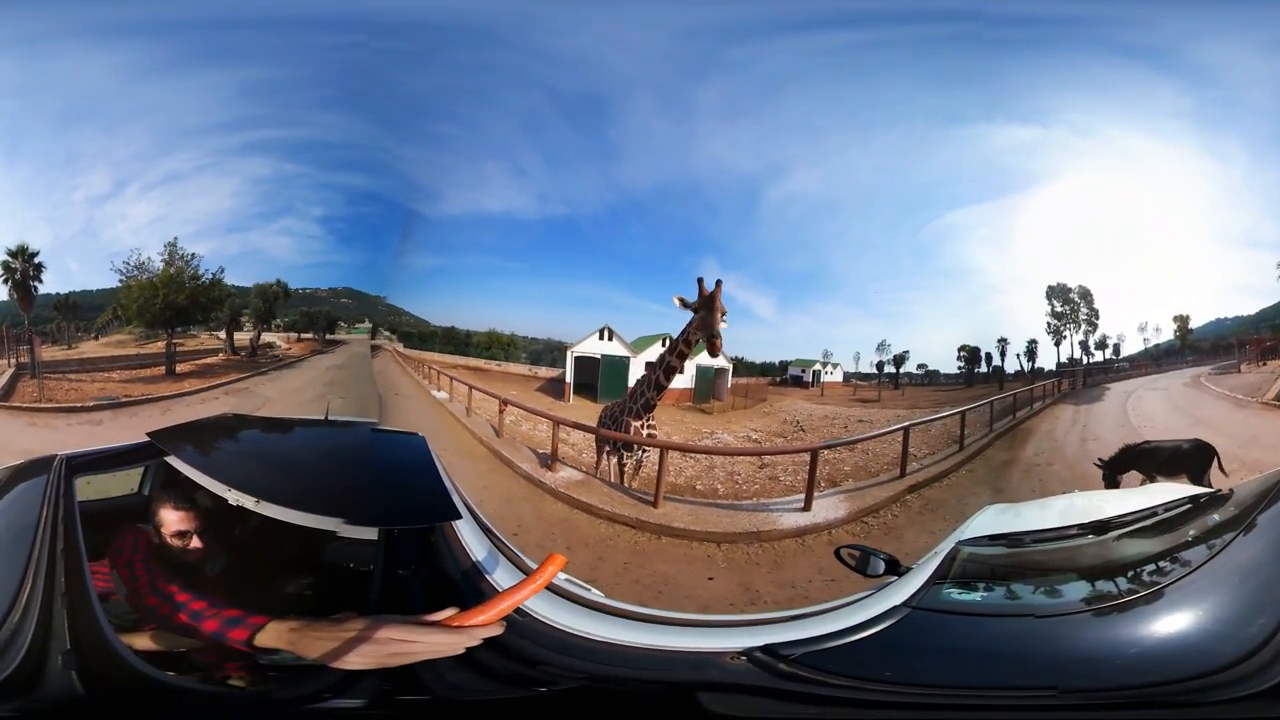
#> input picture frame 33 of WinDB Generation/Video/229.mp4, 1280 x 720 px, given in place of 209.mp4, which was not available
$ python ERP2WinDBLonLat.py   (older library calls are emulated)
#> lines starting #> are read from the running program, lines starting #| are printed output that depends on the picture; pictures that were not available may be replaced by others from this repository, and a replacement may not be noted
### WinDB Generation/Equirec2Perspec.py
import os
import sys
import cv2
import numpy as np

class Equirectangular:
    def __init__(self, img):
        self._img = img
        [self._height, self._width, _] = self._img.shape

    def GetPerspective(self, wFOV, hFOV, THETA, PHI, height, width, mydeg):

        equ_cx = (self._width - 1) / 2.0
        equ_cy = (self._height - 1) / 2.0

        w_len = np.tan(np.radians(wFOV / 2.0))
        h_len = np.tan(np.radians(hFOV / 2.0))

        x_map = np.ones([height, width], np.float32)
        y_map =  np.tile(np.linspace(-w_len, w_len, width),  [height, 1])
        z_map = -np.tile(np.linspace(-h_len, h_len, height), [width,  1]).T
        D = np.sqrt(x_map**2 + y_map**2 + z_map**2)
        xyz = np.stack((x_map, y_map, z_map), axis=2)/np.repeat(D[:, :, np.newaxis], 3, axis=2)

        y_axis = np.array([0.0, 1.0, 0.0], np.float32)
        z_axis = np.array([0.0, 0.0, 1.0], np.float32)
        [R1, _] = cv2.Rodrigues(z_axis * np.radians(THETA))
        [R2, _] = cv2.Rodrigues(np.dot(R1, y_axis) * np.radians(-PHI))
        xyz = xyz.reshape([height * width, 3]).T
        xyz = np.dot(R1, xyz)
        xyz = np.dot(R2, xyz).T

        lon = np.arctan2(xyz[:, 1], xyz[:, 0]).reshape([height, width])
        lat = np.arcsin(xyz[:, 2]).reshape([height, width])

        lonmy = (lon / np.pi)
        latmy = (-lat / np.pi) * 2
        lon = lonmy * equ_cx + equ_cx
        lat = latmy * equ_cy + equ_cy

        lonlatmy=np.stack((lonmy, latmy), axis=2)
        persp = cv2.remap(self._img, lon.astype(np.float32), lat.astype(np.float32), cv2.INTER_CUBIC, borderMode=cv2.BORDER_WRAP)

        return persp, lonlatmy

### WinDB Generation/ERP2WinDBLonLat.py

import os
import cv2
import Equirec2Perspec as E2P
import numpy as np
import copy
import datetime
from pandas import DataFrame

def equir2windblonlat():
    num = 0
    width = 160
    height = 160
    rows= 6
    columns = 12
    mydeg = 0
    ######################################################
    resultAImg = np.zeros((int(height*rows),int(width*columns), 3), dtype=np.float)
    resultAlonlat = np.zeros((int(height*rows),int(width*columns), 2), dtype=np.float)
    resultBImg = np.zeros((int(height*3/2),int(width*4)*3, 3), dtype=np.float)
    resultBlonlat = np.zeros((int(height*3/2),int(width*4)*3, 2), dtype=np.float)
    resultCImg = np.zeros((int(height*3/2),int(width*4)*3, 3), dtype=np.float)
    resultClonlat = np.zeros((int(height*3/2),int(width*4)*3, 2), dtype=np.float)
    ######################################################
    time_now = datetime.datetime.now().strftime('%H:%M:%S.%f')
    print(time_now)

    ficpath = './Video/209.mp4'
    num = 0

    cap =cv2.VideoCapture(ficpath)

    while(cap.isOpened()):
        ret, img = cap.read()
#> img is the input picture: shape (720, 1280, 3); mean B, G, R 133.1, 115.5, 107.2
        if ret==True:
            if len(img.shape) == 2:
                img = img[..., None]
            if num > 0:
                break
            num = num + 1
            for mydeg in range(0, 1):
                for nn in range(0, columns):
                    mu_deg = -165+nn*30
                    equ = E2P.Equirectangular(img)
                    Perimg, lonlat = equ.GetPerspective(30, 30, mu_deg, 75, height, width, mydeg)
                    resultAlonlat[height*0:height*1, width*nn:width*(nn+1), :] = lonlat
                    resultAImg[height*0:height*1, width*nn:width*(nn+1), :] = Perimg
                for nn in range(0, columns):
                    mu_deg = -165+nn*30
                    equ = E2P.Equirectangular(img)
                    Perimg, lonlat = equ.GetPerspective(30, 30, mu_deg, 45, height, width, mydeg)
                    resultAlonlat[height*1:height*2, width*nn:width*(nn+1), :] = lonlat
                    resultAImg[height*1:height*2, width*nn:width*(nn+1), :] = Perimg
                for nn in range(0, columns):
                    mu_deg = -165+nn*30
                    equ = E2P.Equirectangular(img)
                    Perimg, lonlat = equ.GetPerspective(30, 30, mu_deg, 15, height, width, mydeg)
                    resultAlonlat[height*2:height*3, width*nn:width*(nn+1), :] = lonlat
                    resultAImg[height*2:height*3, width*nn:width*(nn+1), :] = Perimg
                for nn in range(0, columns):
                    mu_deg = -165+nn*30
                    equ = E2P.Equirectangular(img)
                    Perimg, lonlat = equ.GetPerspective(30, 30, mu_deg, -15, height, width, mydeg)
                    resultAlonlat[height*3:height*4, width*nn:width*(nn+1), :] = lonlat
                    resultAImg[height*3:height*4, width*nn:width*(nn+1), :] = Perimg
                for nn in range(0, columns):
                    mu_deg = -165+nn*30
                    equ = E2P.Equirectangular(img)
                    Perimg, lonlat = equ.GetPerspective(30, 30, mu_deg, -45, height, width, mydeg)
                    resultAlonlat[height*4:height*5, width*nn:width*(nn+1), :] = lonlat
                    resultAImg[height*4:height*5, width*nn:width*(nn+1), :] = Perimg
                for nn in range(0, columns):
                    mu_deg = -165+nn*30
                    equ = E2P.Equirectangular(img)
                    Perimg, lonlat = equ.GetPerspective(30, 30, mu_deg, -75, height, width, mydeg)
                    resultAlonlat[height*5:height*6, width*nn:width*(nn+1), :] = lonlat
                    resultAImg[height*5:height*6, width*nn:width*(nn+1), :] = Perimg

                for nn in range(0, 3):
                    mu_deg = -120+nn*120
                    equ = E2P.Equirectangular(img)
                    Perimg, lonlat = equ.GetPerspective(80, 48, mu_deg, 68, int(height*3/2), width*4, mydeg)
                    resultBlonlat[0:int(height*3/2), width*4*nn:width*4*(nn+1), :] = lonlat[0:int(height*3/2),0:width*4,:]
                    resultBImg[0:int(height*3/2), width*4*nn:width*4*(nn+1), :] = Perimg[0:int(height*3/2),0:width*4,:]
                for nn in range(0, 3):
                    mu_deg = -120+nn*120
                    equ = E2P.Equirectangular(img)
                    Perimg, lonlat = equ.GetPerspective(80, 48, mu_deg, -68, int(height*3/2), width*4, mydeg)
                    resultClonlat[0:int(height*3/2), width*4*nn:width*4*(nn+1), :] = lonlat[0:int(height*3/2),0:width*4,:]
                    resultCImg[0:int(height*3/2), width*4*nn:width*4*(nn+1), :] = Perimg[0:int(height*3/2),0:width*4,:]

                resultImg = np.concatenate((resultBImg, resultAImg, resultCImg),axis=0)
                resultlonlat = np.concatenate((resultBlonlat, resultAlonlat, resultClonlat),axis=0)

                np.savetxt("./lon.txt", resultlonlat[:,:,0],fmt='%.4f',delimiter=',')
                np.savetxt("./lat.txt", resultlonlat[:,:,1],fmt='%.4f',delimiter=',')

                print('Finished')
#> this loop made 1 pass
#> pass 1, in GetPerspective, `persp = cv2.remap(self._img, lon.astype(np.float32), lat.astype(np.flo..`:
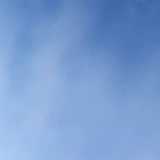
#> persp: shape (160, 160, 3); mean B, G, R 208.1, 157.4, 121.4
#> pass 1, in GetPerspective (call 2), `persp = cv2.remap(self._img, lon.astype(np.float32), lat.astype(np.flo..`:
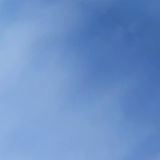
#> persp: shape (160, 160, 3); mean B, G, R 198.9, 145, 108
#> pass 1, in GetPerspective (call 3), `persp = cv2.remap(self._img, lon.astype(np.float32), lat.astype(np.flo..`:
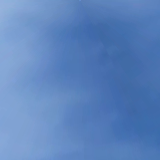
#> persp: shape (160, 160, 3); mean B, G, R 188.8, 131.5, 92.8
#> pass 1, in GetPerspective (call 4), `persp = cv2.remap(self._img, lon.astype(np.float32), lat.astype(np.flo..`:
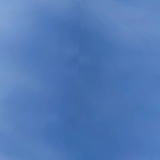
#> persp: shape (160, 160, 3); mean B, G, R 182.4, 121.9, 81.8
#> after the loop:
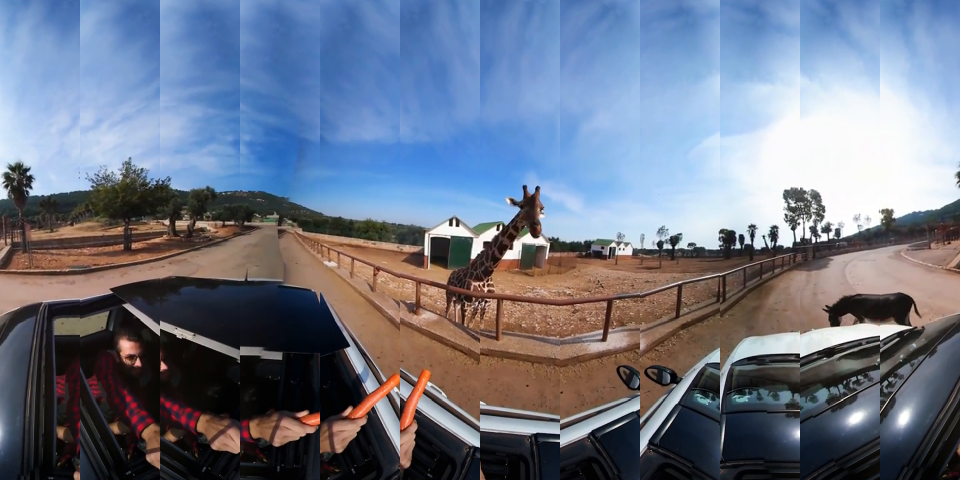
#> resultAImg: shape (960, 1920, 3) float64 (shown at 1/2 size); mean B, G, R 134.6, 117.2, 109.2
#> after the loop:
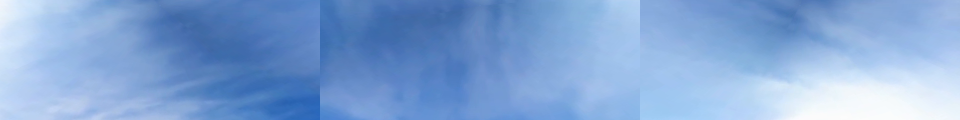
#> resultBImg: shape (240, 1920, 3) float64 (shown at 1/2 size); mean B, G, R 214.2, 165.8, 130.4
#> after the loop:
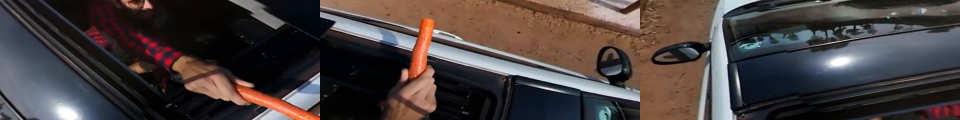
#> resultCImg: shape (240, 1920, 3) float64 (shown at 1/2 size); mean B, G, R 62, 62.9, 71.8
            num = num + 1
            print(num)
        else:
            break


if __name__ == '__main__':
    equir2windblonlat()

$ run again, starting later in the video
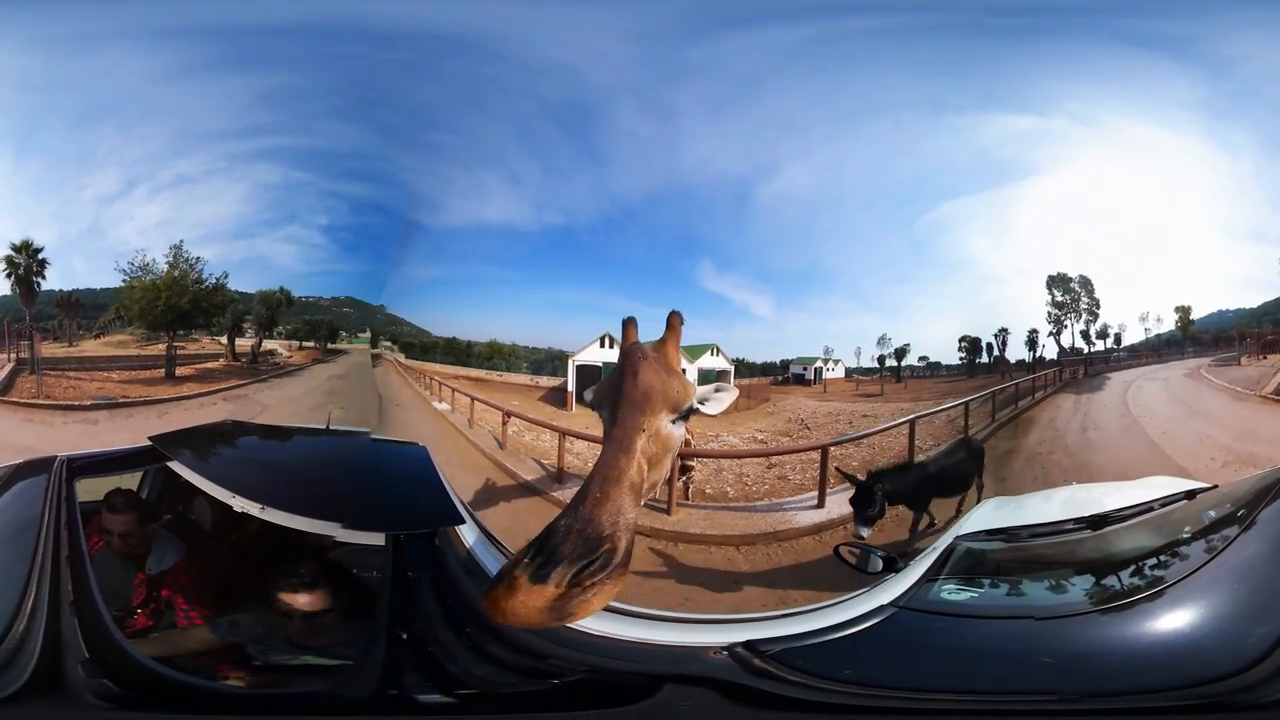
#> input picture frame 151 of WinDB Generation/Video/229.mp4, 1280 x 720 px, given in place of 209.mp4, which was not available
#> in equir2windblonlat, img is the input picture: shape (720, 1280, 3); mean B, G, R 132.9, 114.2, 105.7
#> after the loop in equir2windblonlat, `for mydeg in range(0, 1):`:
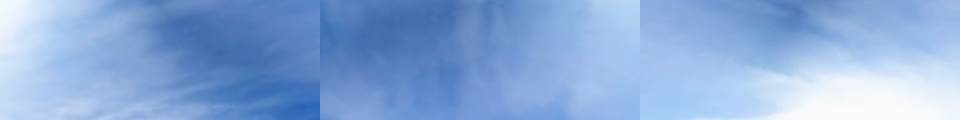
#> resultBImg: shape (240, 1920, 3) float64 (shown at 1/2 size); mean B, G, R 217, 170.1, 136.9
#> after the loop in equir2windblonlat, `for mydeg in range(0, 1):`:
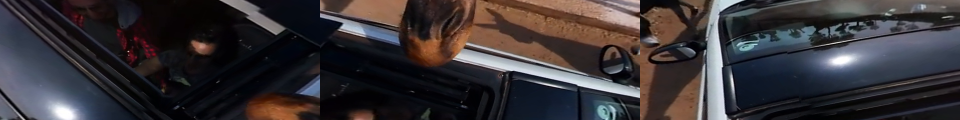
#> resultCImg: shape (240, 1920, 3) float64 (shown at 1/2 size); mean B, G, R 53.8, 50.8, 55.4
